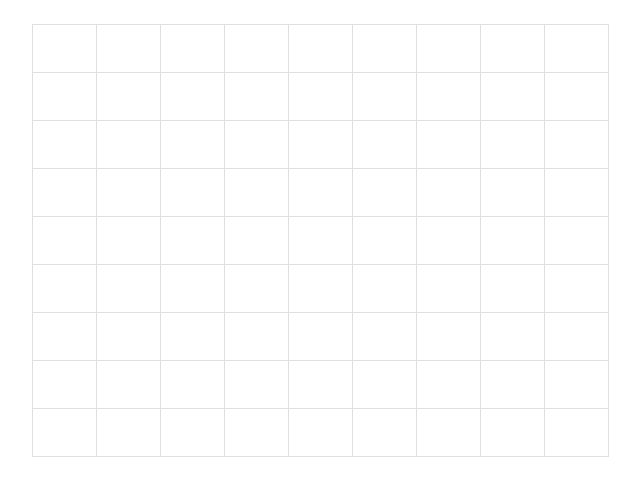
Frame 1 (no input)
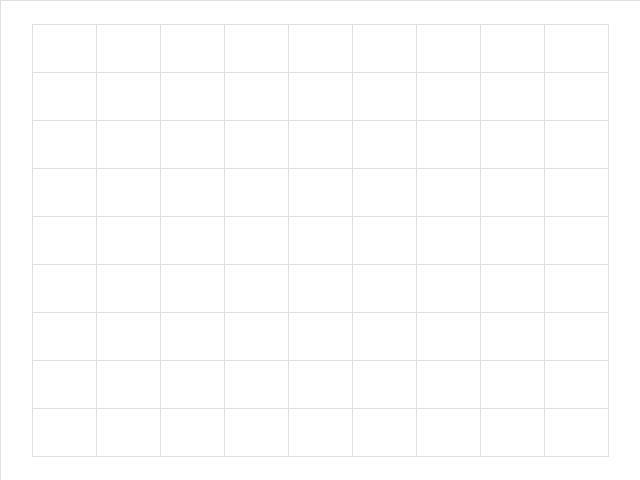
Frame 60 (the mouse pressed at the canvas centre just before this capture)
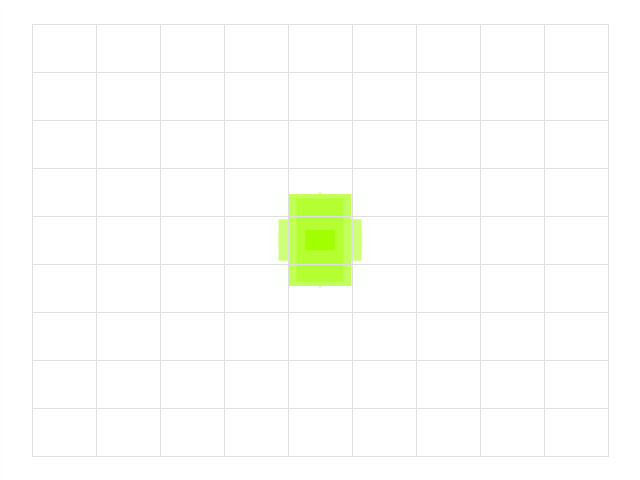
Frame 120 (the mouse held since frame 60 and released just before this capture)

The Processing sketch that drew these frames (run headless with seeded random() and noise(); from frame 60 on, the mouse is pressed at the canvas centre):

// Processing sketch: processing_11974
// ── processing_11974.pde



int tracking=10;
int leading=10;
int numberOfPositions=tracking*leading; //this is how many rects there are in the grid
float widths=width/tracking; //width of each box
float heights=height/leading; //height of each box
float[] greenRects; //this is to draw the rect in diff places




void setup(){
  size(640,480);
  background(255);
  noStroke();
  rectMode(CENTER);
  greenRects=new float [numberOfPositions];

}

void draw() {
  
 
  fill(255,50);
  rect(width/2, height/2 ,width,height);
  noFill();
  for(int rows=1; rows<leading; rows=rows+1){
   for(int columns=1; columns<tracking; columns=columns+1){
      stroke(223,223,223);
     //stroke(map(i+j, 1, tracking+leading,0,255), 200, 250);
     rect(map(columns,0,tracking, 0, width),
             map(rows,0,leading,0,height),
             width/tracking, height/leading);
   }
  }



 
 mousePosition(); //senses which box the mouse is in
}

//right 1/2 rect up 1.5 rect
//width/tracking=block width
//height/leading=block height
//trc=number of block from left to right
//lea=number of block from top to bottom
void mousePosition(){

  int blockWidth=width/tracking;
  int blockHeight=height/leading;
  float xSize= random(tracking*tracking);
  float ySize= random(leading*leading);
  
  for(int trc=1; trc<tracking; trc++){
    for(int lea=1; lea<leading; lea++){
      if(mouseX>blockWidth*trc-(blockWidth/2)
         &&mouseX<blockWidth*trc+(blockWidth/2)
         &&mouseY>blockHeight*lea-(blockHeight/2)
         &&mouseY<blockHeight*lea+(height/leading)-(blockHeight/2)
         ){
          noStroke();
          fill(162,255,0);
          rect(blockWidth*trc, blockHeight*lea,xSize, ySize);
          
          println(mouseX + "  "  + mouseY);

      }
    }
  }
  
  
}
